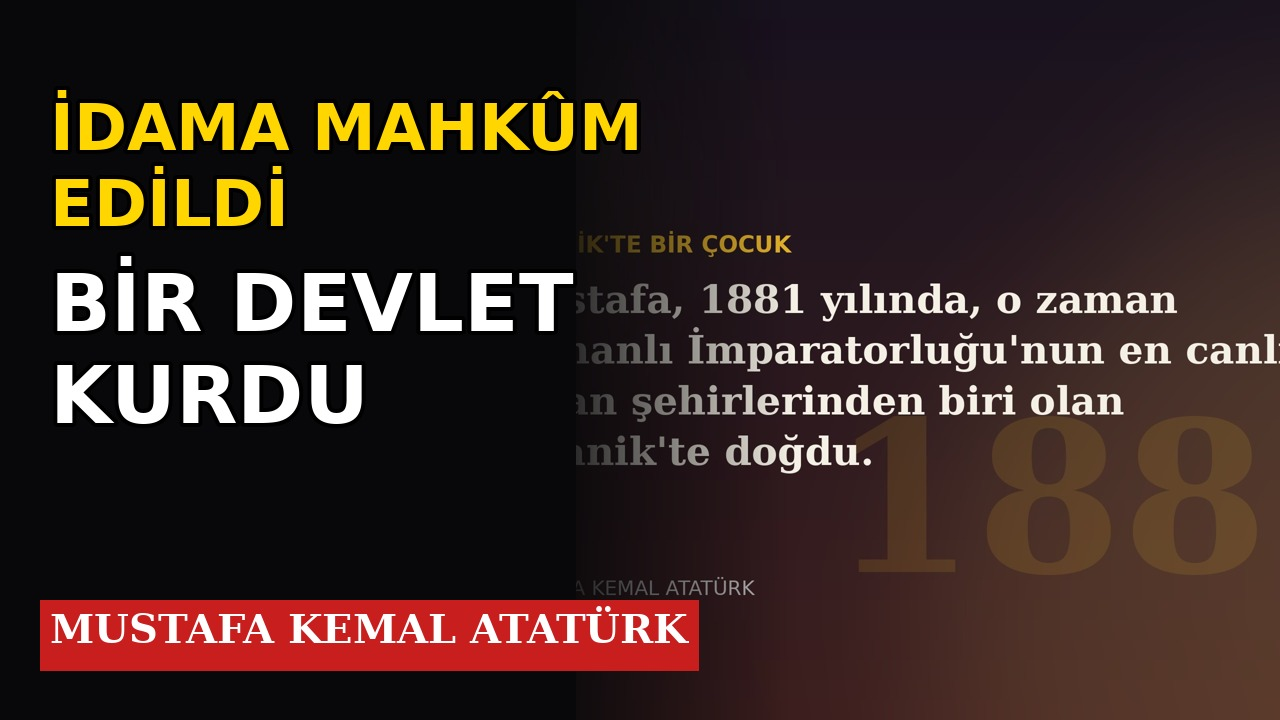
#> input picture youtube-videolar/videolar/002_Mustafa_Kemal_Ataturk/kapak_thumbnail.jpg, 1280 x 720 px
$ python -i uret.py   (imports and definitions only)
#> lines starting #> are read from the running program, lines starting #| are printed output that depends on the picture
"""Biyografi videosu üretici.

Kullanım:
    python3 uret.py ../senaryolar/001_nikola_tesla.txt      # tek kişi
    python3 uret.py --hepsi                                  # senaryolar/ içindeki herkes
Seçenekler:
    --ses tr-TR-AhmetNeural | tr-TR-EmelNeural   (varsayılan Ahmet)
    --sadece-metin   (video üretmeden açıklama/etiket/senaryo dosyalarını yaz)

Kendi sesini kullanmak için: videolar/<klasör>/kendi_sesim/ içine
  00.mp3 (açılış), 01.mp3, 02.mp3 ... (bölümler) ve fragman.mp3 koy, komutu yeniden çalıştır.
  (.wav / .m4a da olur.) Hangi dosyada hangi metnin okunacağı seslendirme_metni.txt içinde yazar.
"""
import argparse, asyncio, hashlib, json, os, re, shutil, ssl, subprocess, sys

from PIL import Image, ImageDraw, ImageFilter, ImageFont, ImageOps

sys.path.insert(0, os.path.dirname(__file__))
import wiki  # noqa: E402

KOK = os.path.abspath(os.path.join(os.path.dirname(__file__), ".."))
ONB = os.path.join(KOK, ".onbellek")
W, H, FPS = 1280, 720, 25


def _font_bul(*adaylar):
    for a in adaylar:
        if os.path.exists(a):
            return a
    raise SystemExit("Uygun yazı tipi bulunamadı: " + adaylar[0])


_WF = os.path.join(os.environ.get("WINDIR", "C:/Windows"), "Fonts")
FONT_B = _font_bul("/usr/share/fonts/truetype/dejavu/DejaVuSans-Bold.ttf", os.path.join(_WF, "arialbd.ttf"),
                   "/System/Library/Fonts/Supplemental/Arial Bold.ttf", "/Library/Fonts/Arial Bold.ttf")
FONT_R = _font_bul("/usr/share/fonts/truetype/dejavu/DejaVuSans.ttf", os.path.join(_WF, "arial.ttf"),
                   "/System/Library/Fonts/Supplemental/Arial.ttf", "/Library/Fonts/Arial.ttf")
FONT_S = _font_bul("/usr/share/fonts/truetype/dejavu/DejaVuSerif-Bold.ttf", os.path.join(_WF, "georgiab.ttf"),
                   "/System/Library/Fonts/Supplemental/Georgia Bold.ttf", FONT_B)
CEVRIMDISI = False  # True: Wikimedia'ya bağlanma, önbellek + tasarım sahneleri kullan
SAHNE_ARASI = 0.7  # bölümler arası sessizlik (sn)
HIZ = "+3%"  # konuşma hızı


# ---------------------------------------------------------------- senaryo okuma
# [26 lines left out: function senaryo_oku, not called in this run]


def liste(s):
    return [x.strip() for x in re.split(r"[;\n]", s or "") if x.strip()]


# ---------------------------------------------------------------- görseller
# [14 lines left out: function gorsel_indir, not called in this run]


def kare_hazirla(src, dst, olcek=2):
    """Görseli 16:9 kareye oturt: bulanık arka plan + ortada görsel."""
#> called with dst = 'out.png', olcek = 2
    if os.path.exists(dst):
        return dst
    im = Image.open(src)
#> im is the input picture: PIL image 1280x720 RGB; mean R, G, B 55.6, 38.6, 34.5
    im.seek(0) if getattr(im, "is_animated", False) else None
    im = ImageOps.exif_transpose(im.convert("RGB"))
    TW, TH = W * olcek, H * olcek
    bg = ImageOps.fit(im, (TW, TH)).filter(ImageFilter.GaussianBlur(40))
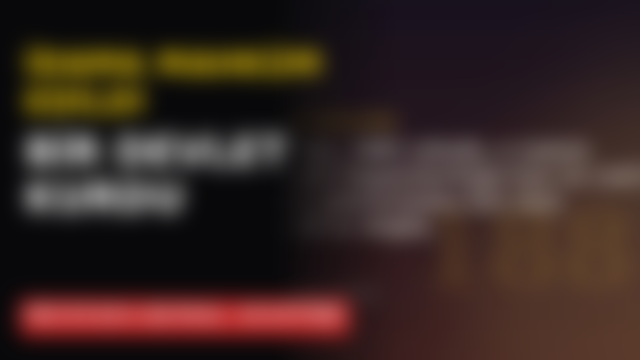
#> bg: PIL image 2560x1440 RGB (shown at 1/4 size); mean R, G, B 55.6, 38.6, 34.5
    bg = Image.blend(bg, Image.new("RGB", bg.size, (0, 0, 0)), 0.55)
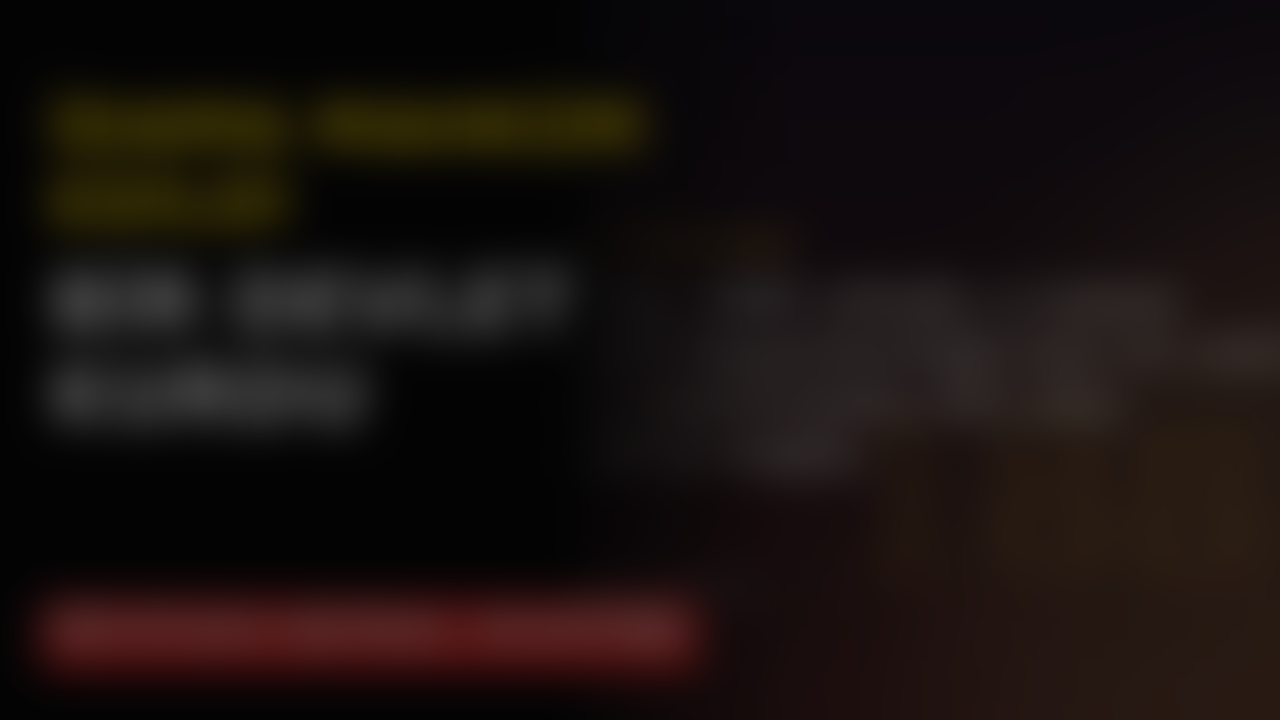
#> bg: PIL image 2560x1440 RGB (shown at 1/2 size); mean R, G, B 24.5, 16.9, 15
    fg = im.copy(); fg.thumbnail((TW, TH), Image.LANCZOS)
    if fg.width < TW * 0.6 and fg.height < TH * 0.6:  # küçükse büyüt
        r = min(TW / fg.width, TH / fg.height); fg = fg.resize((int(fg.width * r), int(fg.height * r)), Image.LANCZOS)
    bg.paste(fg, ((TW - fg.width) // 2, (TH - fg.height) // 2))
    bg.save(dst, quality=92)
    return dst


# [38 lines left out: function gorselleri_coz, not called in this run]


# ---------------------------------------------------------------- yazı kartları
def font(p, s):
    return ImageFont.truetype(p, s)


def buyuk(t):
    """Türkçe kurallarına uygun büyük harf (i→İ, ı→I)."""
    return t.replace("i", "İ").replace("ı", "I").upper()


# [43 lines left out: functions sigdir, sar, alt_bant, baslik_karti, not called in this run]


PALETLER = [((18, 24, 38), (52, 38, 24)), ((24, 18, 30), (60, 30, 30)), ((14, 28, 30), (40, 46, 24)),
            ((30, 24, 16), (20, 34, 52)), ((26, 16, 16), (46, 40, 60))]


def yil_bul(t):
    m = re.findall(r"\b(1[0-9]{3}|20[0-2][0-9])\b", t)
    return m[0] if m else ""


# [42 lines left out: function grafik_kart, not called in this run]


_ZAYIF = re.compile(r"^(Bu|Burada|Bunu|Bunun|Bunlar|Bundan|O |Onu|Onun|Ona|Ama|Ancak|Böylece|Aynı|Ardından|Sonra|Yine|İşte|Ve |Fakat|Üstelik|Hatta|Kısa|Yıllar)")


# [60 lines left out: functions iyi_cumleler, onbellek_gorsel, kapak, _ssl_fix, not called in this run]


# [11 lines not run here, left out]


# [34 lines left out: functions tts, sure, ses_sec, not called in this run]


def cumlele(m):
    return [c.strip() for c in re.split(r"(?<=[.!?…])\s+", m.replace("\n", " ")) if c.strip()]


# ---------------------------------------------------------------- video
def ffyol(p):
    return os.path.abspath(p).replace("\\", "/").replace("'", "'\\''")


# [210 lines left out: functions run, kenburns, segment, birlestir, zt, uret, not called in this run]


# [20 lines not run here, left out]

>>> result = kare_hazirla('../videolar/002_Mustafa_Kemal_Ataturk/kapak_thumbnail.jpg', 'out.png')

$ run again, on youtube-videolar/videolar/006_Fatih_Sultan_Mehmet/kapak_thumbnail.jpg
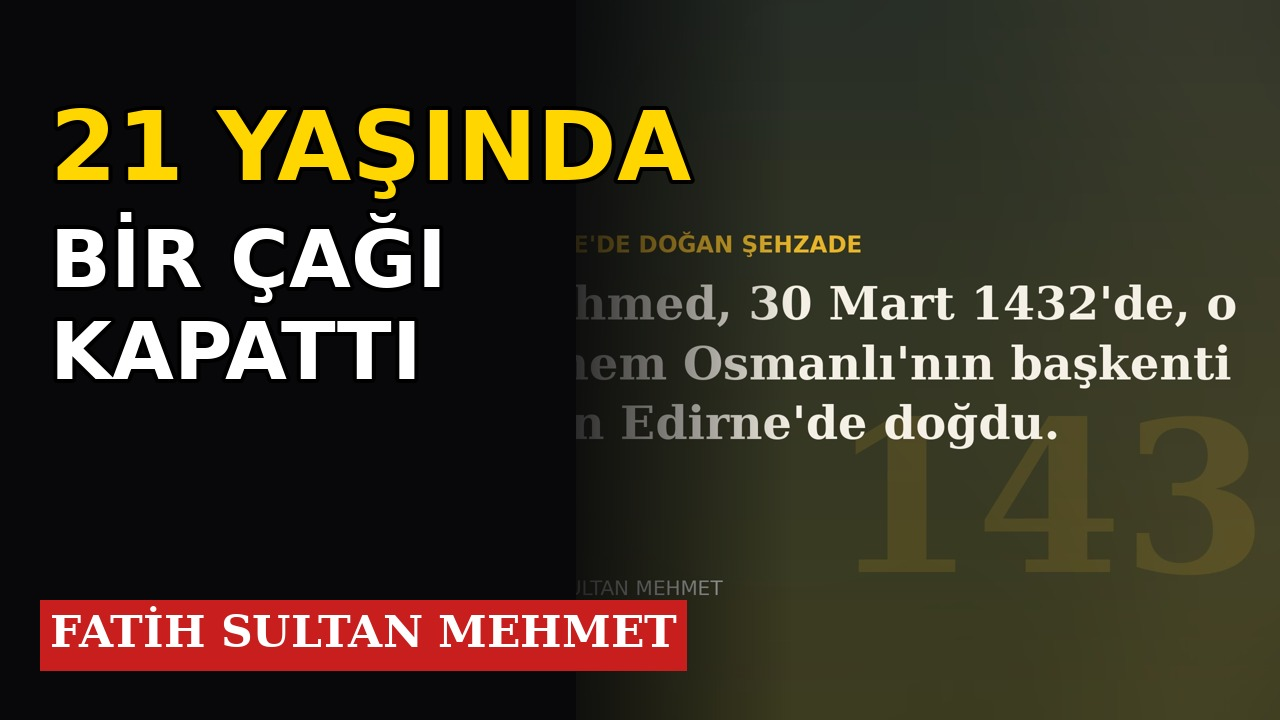
#> input picture youtube-videolar/videolar/006_Fatih_Sultan_Mehmet/kapak_thumbnail.jpg, 1280 x 720 px
#> in kare_hazirla, im is the input picture: PIL image 1280x720 RGB; mean R, G, B 56.1, 48.9, 35.3
#> in kare_hazirla, `bg = ImageOps.fit(im, (TW, TH)).filter(ImageFilter.GaussianBlur(40))`:
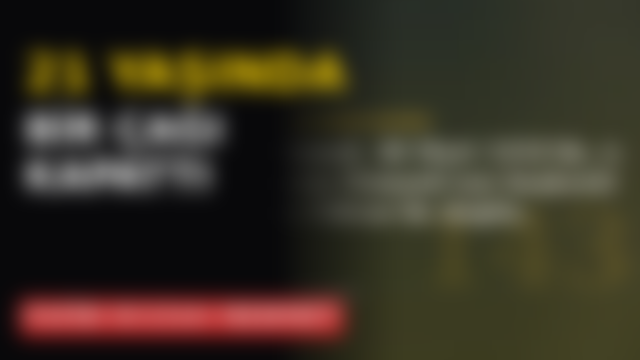
#> bg: PIL image 2560x1440 RGB (shown at 1/4 size); mean R, G, B 56.1, 48.9, 35.3
#> in kare_hazirla, `bg = Image.blend(bg, Image.new("RGB", bg.size, (0, 0, 0)), 0.55)`:
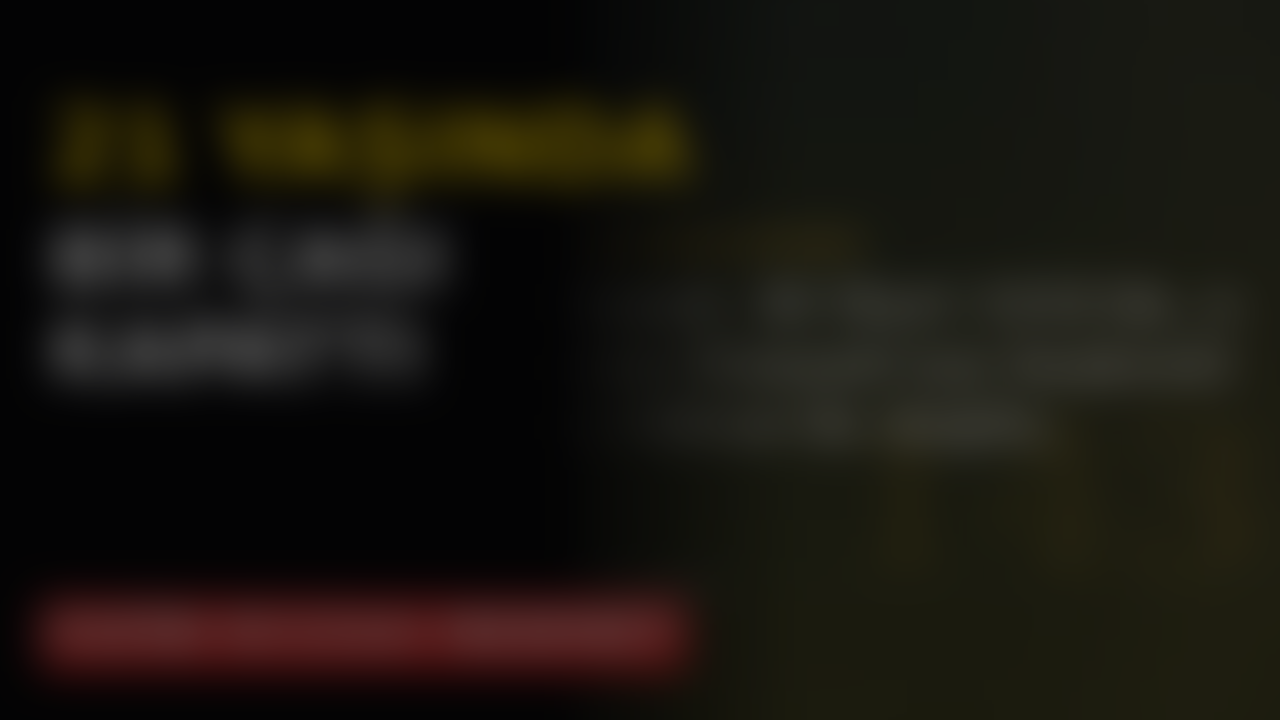
#> bg: PIL image 2560x1440 RGB (shown at 1/2 size); mean R, G, B 24.8, 21.5, 15.4

$ run again, on youtube-videolar/videolar/007_Leonardo_da_Vinci/kapak_thumbnail.jpg
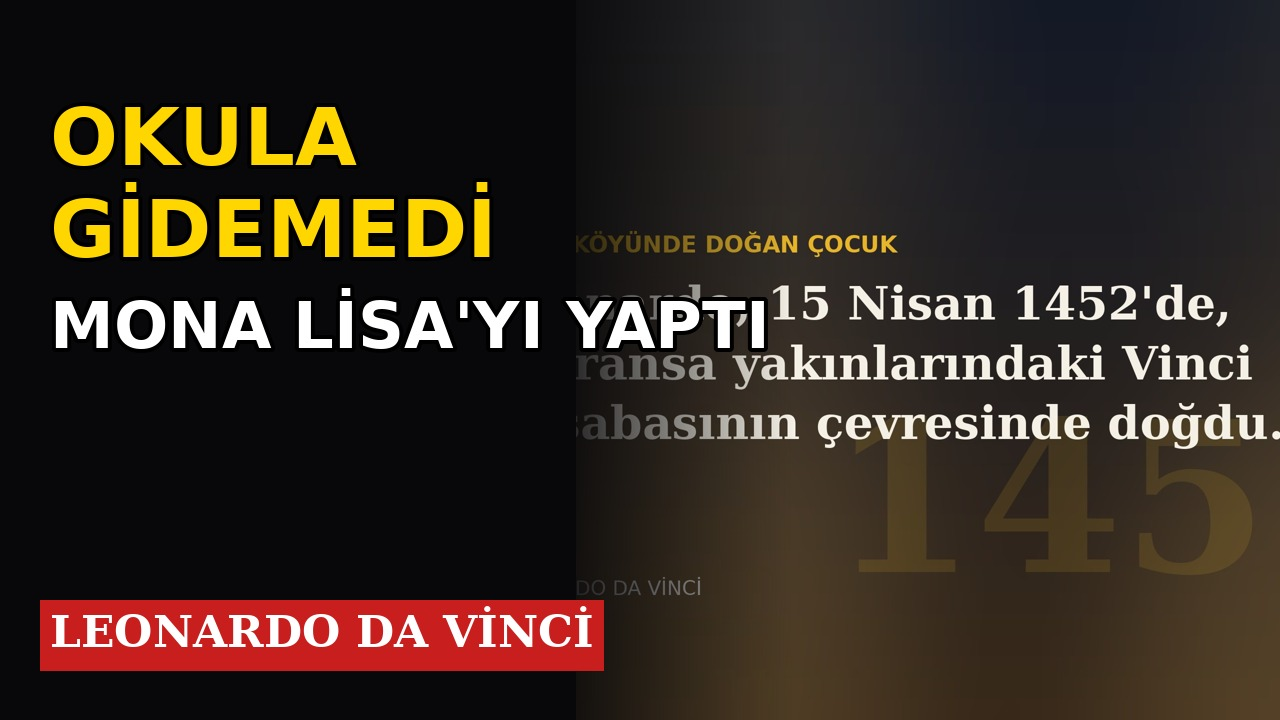
#> input picture youtube-videolar/videolar/007_Leonardo_da_Vinci/kapak_thumbnail.jpg, 1280 x 720 px
#> in kare_hazirla, im is the input picture: PIL image 1280x720 RGB; mean R, G, B 51.5, 41.1, 33.1
#> in kare_hazirla, `bg = ImageOps.fit(im, (TW, TH)).filter(ImageFilter.GaussianBlur(40))`:
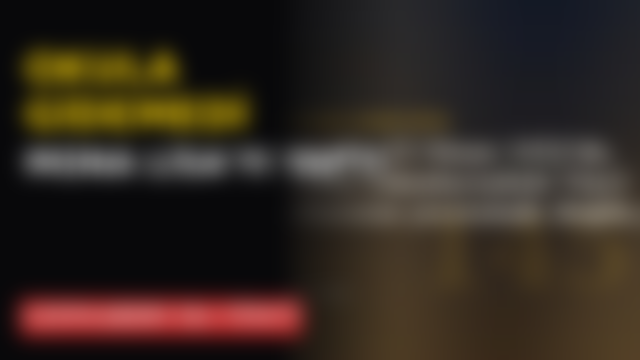
#> bg: PIL image 2560x1440 RGB (shown at 1/4 size); mean R, G, B 51.5, 41.1, 33.1
#> in kare_hazirla, `bg = Image.blend(bg, Image.new("RGB", bg.size, (0, 0, 0)), 0.55)`:
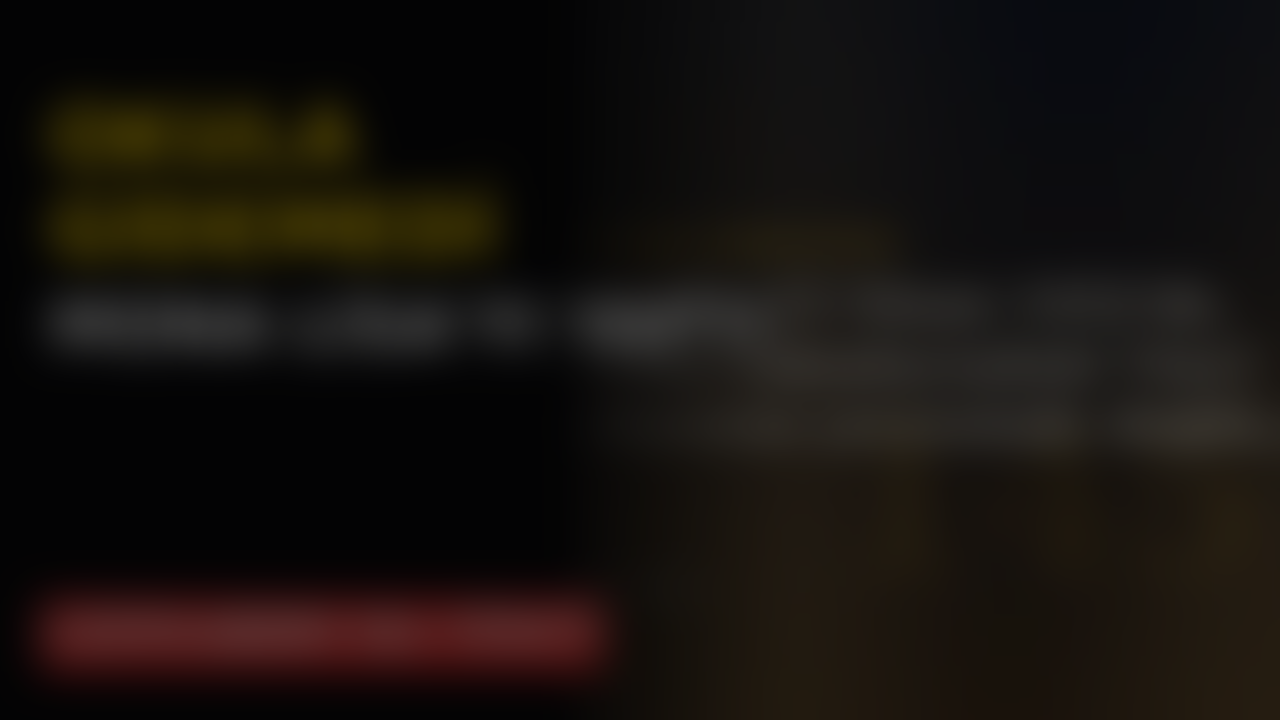
#> bg: PIL image 2560x1440 RGB (shown at 1/2 size); mean R, G, B 22.7, 18, 14.4
